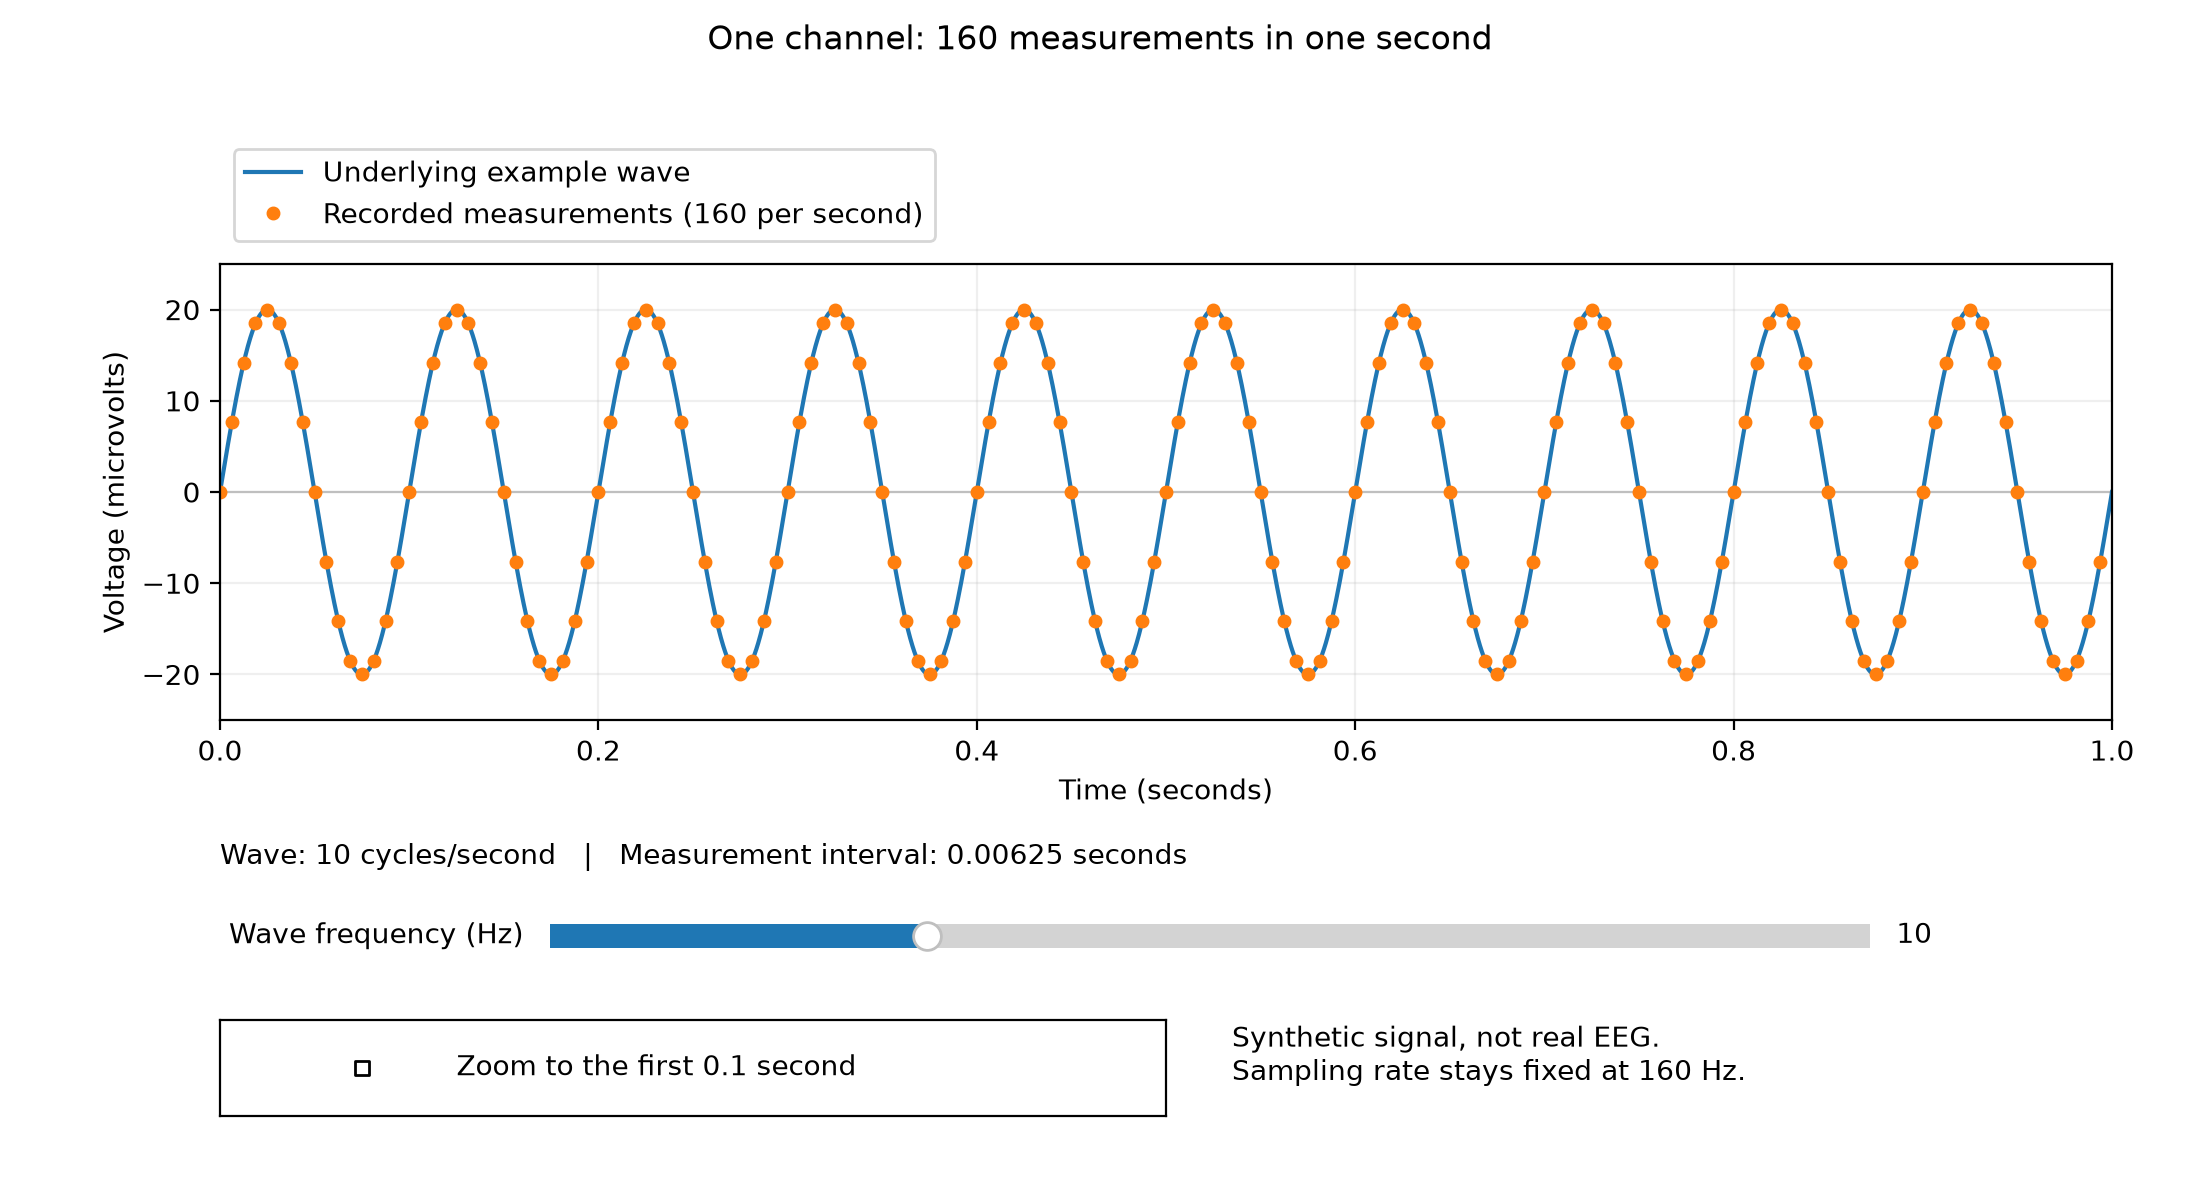

Recreate this plot in Python.
"""Illustrate signal frequency versus sampling frequency on ONE channel.

Run:   python sampling_demo.py
Save:  python sampling_demo.py --save sampling_demo.png

This uses an invented sine wave, not a recording from the EEG dataset.
"""

import argparse
from pathlib import Path

import matplotlib.pyplot as plt
import numpy as np
from matplotlib.widgets import CheckButtons, Slider


SAMPLING_RATE = 160  # Measurements per second; this stays fixed.
DURATION = 1.0       # Seconds shown before zooming.
AMPLITUDE = 20.0     # Microvolts, chosen for this illustration.


def make_figure():
    # Exactly 160 measurement times: 0, 1/160, ..., 159/160 seconds.
    sample_times = np.arange(int(SAMPLING_RATE * DURATION)) / SAMPLING_RATE

    # A dense curve helps us visualize the underlying example wave.
    # These extra points are for drawing only, not recorded measurements.
    curve_times = np.linspace(0, DURATION, 4001)

    fig, ax = plt.subplots(figsize=(11, 6))
    fig.subplots_adjust(left=0.10, right=0.96, top=0.78, bottom=0.40)
    fig.suptitle("One channel: 160 measurements in one second")
    ax.set_xlabel("Time (seconds)")
    ax.set_ylabel("Voltage (microvolts)")
    ax.set_xlim(0, DURATION)
    ax.set_ylim(-25, 25)  # Fixed scale makes frequency changes easy to compare.
    ax.axhline(0, color="0.75", linewidth=0.8)
    ax.grid(alpha=0.2)

    # Both curves start empty; update() supplies their values below.
    wave_line, = ax.plot([], [], color="tab:blue", label="Underlying example wave")
    sample_dots, = ax.plot(
        [], [], "o", color="tab:orange", markersize=4,
        label="Recorded measurements (160 per second)",
    )
    ax.legend(loc="lower left", bbox_to_anchor=(0, 1.02))

    slider_ax = fig.add_axes([0.25, 0.20, 0.60, 0.04])
    frequency_slider = Slider(
        slider_ax, "Wave frequency (Hz)", 2, 30, valinit=10, valstep=1,
    )
    checkbox_ax = fig.add_axes([0.10, 0.07, 0.43, 0.08])
    zoom_checkbox = CheckButtons(
        checkbox_ax, ["Zoom to the first 0.1 second"], [False],
    )
    status = fig.text(0.10, 0.28, "")
    fig.text(0.56, 0.10, "Synthetic signal, not real EEG.\nSampling rate stays fixed at 160 Hz.")

    def update(_=None):
        frequency = frequency_slider.val

        # Frequency controls how many times the wave repeats per second.
        curve_values = AMPLITUDE * np.sin(2 * np.pi * frequency * curve_times)
        sample_values = AMPLITUDE * np.sin(2 * np.pi * frequency * sample_times)
        wave_line.set_data(curve_times, curve_values)
        sample_dots.set_data(sample_times, sample_values)

        zoomed = zoom_checkbox.get_status()[0]
        ax.set_xlim(0, 0.1 if zoomed else DURATION)
        status.set_text(
            f"Wave: {frequency:.0f} cycles/second   |   "
            f"Measurement interval: {1 / SAMPLING_RATE:.5f} seconds"
        )
        fig.canvas.draw_idle()

    frequency_slider.on_changed(update)
    zoom_checkbox.on_clicked(update)
    # Keep the controls alive while the plot window is open.
    fig.sampling_controls = (frequency_slider, zoom_checkbox)
    update()
    return fig


def make_mixture_figure():
    """Show several rhythms adding together within one synthetic channel."""
    times = np.arange(int(SAMPLING_RATE * DURATION)) / SAMPLING_RATE
    frequencies = (3, 10, 40)
    amplitudes = (25, 15, 8)  # Microvolts; arbitrary illustration values.
    colors = ("tab:purple", "tab:green", "tab:orange")
    components = [
        amplitude * np.sin(2 * np.pi * frequency * times)
        for frequency, amplitude in zip(frequencies, amplitudes)
    ]

    fig, axes = plt.subplots(3, 1, figsize=(11, 9), sharex=True, sharey=True)
    fig.subplots_adjust(left=0.10, right=0.96, top=0.88, bottom=0.24, hspace=0.55)
    fig.suptitle("The same channel can contain several frequencies")
    titles = (
        "1. Ingredients: waves contributing to ONE channel",
        "2. Before filtering: add the selected waves at each measurement time",
        "3. After ideal 7-30 Hz filtering: retain only the selected 10 Hz wave",
    )
    for ax, title in zip(axes, titles):
        ax.set_title(title, fontsize=11, loc="left")
        ax.set_ylabel("Voltage (µV)")
        ax.set_xlim(0, DURATION)
        ax.set_ylim(-55, 55)  # All panels use the same scale.
        ax.axhline(0, color="0.75", linewidth=0.8)
        ax.grid(alpha=0.2)
    axes[-1].set_xlabel("Time (seconds)")

    ingredient_lines = []
    for frequency, values, color in zip(frequencies, components, colors):
        line, = axes[0].plot(times, values, color=color, label=f"{frequency} Hz")
        ingredient_lines.append(line)
    axes[0].legend(loc="upper right", ncol=3)
    before_line, = axes[1].plot([], [], color="tab:blue")
    after_line, = axes[2].plot([], [], color="tab:green")

    checkbox_ax = fig.add_axes([0.10, 0.06, 0.27, 0.11])
    components_checkbox = CheckButtons(
        checkbox_ax, ["Include 3 Hz", "Include 10 Hz", "Include 40 Hz"],
        [True, True, True],
    )
    fig.text(
        0.42, 0.08,
        "Each output still has 160 measurements per second.\n"
        "Synthetic example: no mixing between different channels.\n"
        "Ideal removal illustrated here; a real filter has gradual transitions.",
    )

    def update(_=None):
        selected = components_checkbox.get_status()
        before = np.zeros_like(times)
        after = np.zeros_like(times)
        for enabled, frequency, values, line in zip(
            selected, frequencies, components, ingredient_lines,
        ):
            line.set_visible(enabled)
            if enabled:
                before += values
                if 7 <= frequency <= 30:
                    after += values
        before_line.set_data(times, before)
        after_line.set_data(times, after)
        fig.canvas.draw_idle()

    components_checkbox.on_clicked(update)
    fig.mixture_controls = components_checkbox
    update()
    return fig


def main():
    parser = argparse.ArgumentParser(description=__doc__)
    parser.add_argument("--save", metavar="PATH", help="Save an image without opening a window")
    args = parser.parse_args()
    fig = make_figure()
    mixture_fig = make_mixture_figure()
    if args.save:
        path = Path(args.save)
        mixture_path = path.with_name(f"{path.stem}_mixture{path.suffix}")
        fig.savefig(path, dpi=200)
        mixture_fig.savefig(mixture_path, dpi=200)
        plt.close(fig)
        plt.close(mixture_fig)
        print(f"Saved {path} and {mixture_path}")
    else:
        plt.show(block=True)


if __name__ == "__main__":
    main()
